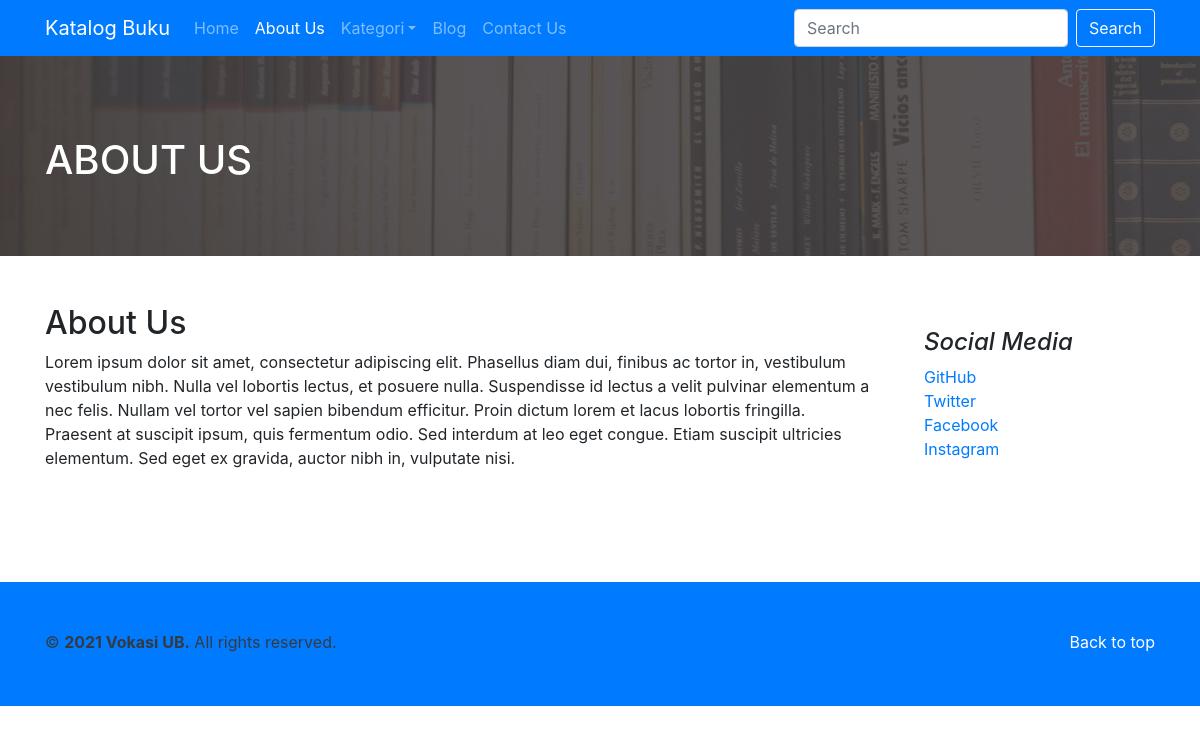
The page /index.php?include=about-us on the database its author committed.
### tables this page shows
CREATE TABLE `konten` (
  `id_konten` int(11) NOT NULL,
  `judul` varchar(255) DEFAULT NULL,
  `isi` text DEFAULT NULL,
  `tanggal` date NOT NULL DEFAULT '1999-01-01'
);

### include/aboutus.php (the view)
<?php
$sql_k = "SELECT judul, isi FROM konten WHERE judul LIKE '%about%'";
$query_k = mysqli_query($koneksi, $sql_k);
while ($data_k = mysqli_fetch_row($query_k)) {
  $judul_k = $data_k[0];
  $isi_k = $data_k[1];
}
?>
<section id="blog-header">
  <div class="container">
    <h1 class="text-white">ABOUT US</h1>
  </div>
</section><br><br>
<section id="blog-list">
  <main role="main" class="container">
    <div class="row">
      <div class="col-md-9 blog-main">
        <div class="blog-post">
          <h2 class="blog-post-title"><?= $judul_k ?></h2>
          <?= $isi_k ?>
        </div><br><br>
      </div>
      <aside class="col-md-3 blog-sidebar">
        <div class="p-4">
          <h4 class="font-italic">Social Media</h4>
          <ol class="list-unstyled">
            <li><a href="#">GitHub</a></li>
            <li><a href="#">Twitter</a></li>
            <li><a href="#">Facebook</a></li>
            <li><a href="#">Instagram</a></li>
          </ol>
        </div>
      </aside>
    </div>
  </main>
</section><br><br>

### rows shown on the page
konten: judul "About Us", isi "Lorem ipsum dolor sit amet, consectetur adipiscing elit. Phasellus diam dui, finibus ac tortor in, vestibulum vestibulum nibh. Nulla vel lobortis lectus, et posuere nulla. Suspendisse id lectus a velit pulvinar elementum a nec felis. Nullam vel tortor vel sapien bibendum efficitur. Proin dictum lorem et lacus lobortis fringilla. Praesent at suscipit ipsum, quis fermentum odio. Sed interdum at leo eget congue. Etiam suscipit ultricies elementum. Sed eget ex gravida, auctor nibh in, vulputate nisi."
